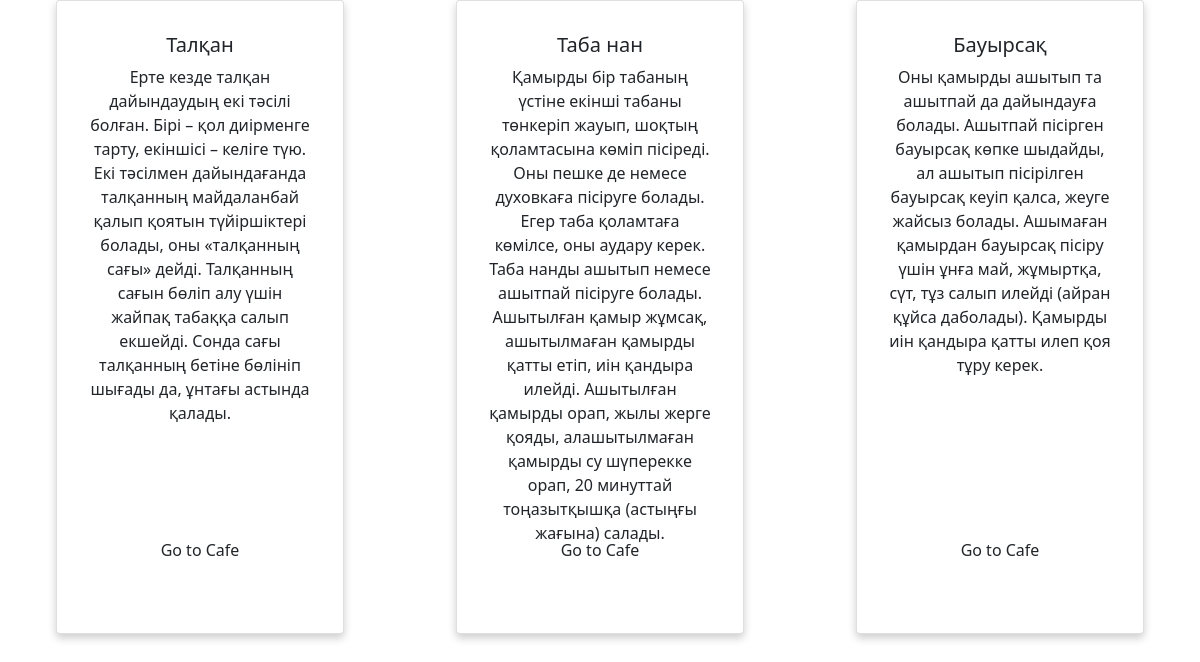
Page /foods/ on the committed database.
### kzsport/models.py (models this page shows, shortened)
class Food(models.Model):
    title = models.CharField('Atau', max_length=50)
    full_text = models.TextField('Sipat')

### kzsport/views.py (the view)
# urls.py: path('foods/', views.food, name='foods'),
def food(request):
    return render(request, 'kzsport/food.html')

### kzsport/templatetags/kzsport_extras.py (called while the page is built)
@register.inclusion_tag('kzsport/list_foods.html')
def show_foods():
    foods = Food.objects.all()
    return {'foods' : foods}

### kzsport/templates/kzsport/food.html (shortened to what this page needs)
{% load static %}
{% load kzsport_extras %}
<!DOCTYPE html>
<html lang="en">
<head>
    <link rel="stylesheet" href="{% static 'kzsport/css/food.css' %}">
    <link href="https://cdn.jsdelivr.net/npm/bootstrap@5.1.3/dist/css/bootstrap.min.css" rel="stylesheet">
</head>
<body>
    {% show_foods %}
</body>
</html>

### kzsport/templates/kzsport/list_foods.html
{% for food in foods %}
    <div class="row">
        <div class="column">
            <div class="card" style="width: 18rem;">
                <div class="card-body">
                    <h5 class="card-title">{{food.title}}</h5>
                    <p class="card-text">{{food.full_text}}</p>
                    <a href="https://weproject.media/articles/detail/7-restoranov-natsionalnoy-kazakhskoy-kukhni-v-almaty/" class="btn">Go to Cafe</a>
                </div>
            </div>
        </div>
    </div>
    {% endfor %}

### kzsport/static/kzsport/css/food.css (style rules this page uses)
body { display: flex; justify-content: space-around; }
.row { display: flex; margin-top: 70px; margin-left: 65px; }
.card { box-shadow: 0 4px 8px 0 rgba(0, 0, 0, 0.2); padding: 16px; text-align: center; background-color: #f1f1f1; }
.column { float: left; width: 25%; padding: 0 40px; padding-right: 30px; }
.card-body { height: 600px; }
.card-text { height: 450px; }
.btn { color: red; }

### rows in the picture
Food: title "Талқан", full_text "Ерте кезде талқан дайындаудың екі тәсілі болған. Бірі – қол диірменге тарту, екіншісі – келіге түю. Екі тәсілмен дайындағанда талқанның майдаланбай қалып қоятын түйіршіктері болады, оны «талқанның сағы» дейді. Талқанның сағын бөліп алу үшін жайпақ табаққа салып екшейді. Сонда сағы талқанның бетіне бөлініп шығады да, ұнтағы астында қалады."
Food: title "Таба нан", full_text "Қамырды бір табаның үстіне екінші табаны төнкеріп жауып, шоқтың қоламтасына көміп пісіреді. Оны пешке де немесе духовкаға пісіруге болады. Егер таба қоламтаға көмілсе, оны аудару керек. Таба нанды ашытып немесе ашытпай пісіруге болады. Ашытылған қамыр жұмсақ, ашытылмаған қамырды қатты етіп, иін қандыра илейді. Ашытылған қамырды орап, жылы жерге қояды, алашытылмаған қамырды су шүперекке орап, 20 минуттай тоңазытқышқа (астыңғы жағына) салады."
Food: title "Бауырсақ", full_text "Оны қамырды ашытып та ашытпай да дайындауға болады. Ашытпай пісірген бауырсақ көпке шыдайды, ал ашытып пісірілген бауырсақ кеуіп қалса, жеуге жайсыз болады. Ашымаған қамырдан бауырсақ пісіру үшін ұнға май, жұмыртқа, сүт, тұз салып илейді (айран құйса даболады). Қамырды иін қандыра қатты илеп қоя тұру керек."
